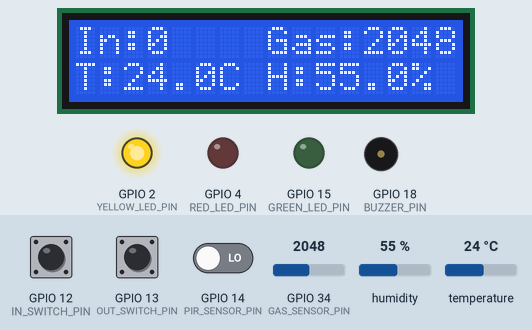
Bench run of a program on a simulated ESP32. Parts: 16×2 character LCD, output pins drawn as LEDs (lit = HIGH), buzzer (waves = sounding). Dashed ring = blinking. The inputs (shaded band) are chosen by the test bench; at power-on: GPIO 34 (GAS_SENSOR_PIN) = 2048, GPIO 12 (IN_SWITCH_PIN) LOW, GPIO 14 (PIR_SENSOR_PIN) LOW, humidity 55 %, GPIO 13 (OUT_SWITCH_PIN) LOW, temperature 24 °C. WiFi joins after 1.5 s; servers stay silent unless stated; web services answer with replies made up by the test bench; what the program prints to the serial monitor is not drawn.

Above: at 4.0 s.
4.1 s: GPIO 34 (GAS_SENSOR_PIN) set to 3469
At 5.0 s:
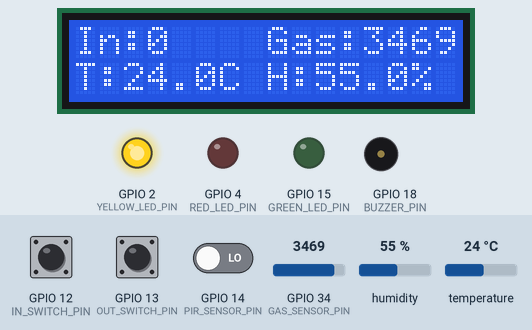
10.0 s: GPIO 34 (GAS_SENSOR_PIN) set to 3565
At 11.38 s:
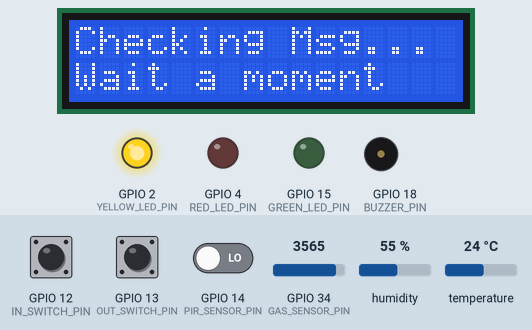
14.4 s: GPIO 12 (IN_SWITCH_PIN) pulled HIGH for 1 s
At 16.0 s:
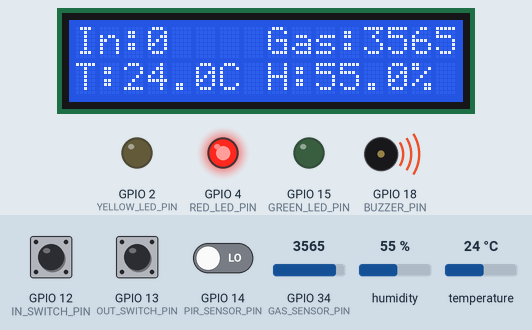
18.1 s: GPIO 12 (IN_SWITCH_PIN) pulled HIGH for 3.2 s
At 21.8 s:
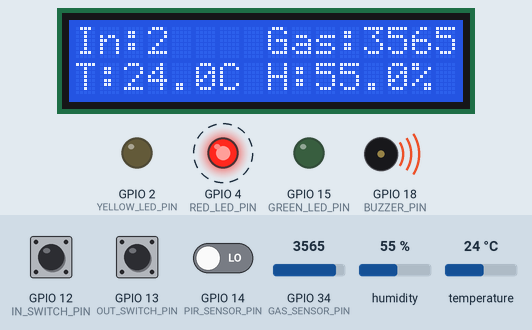
23.5 s: GPIO 14 (PIR_SENSOR_PIN) driven HIGH
At 23.89 s:
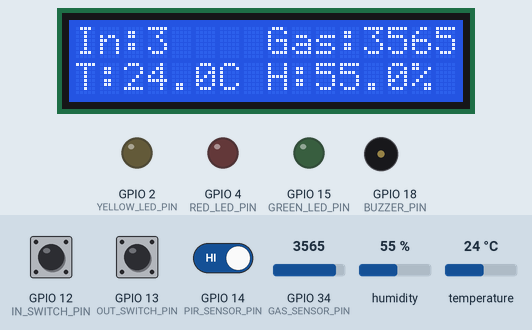
25.0 s: humidity set to 22 %
At 27.3 s:
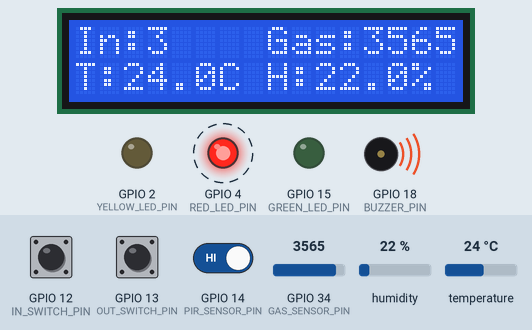
Timing chart, 0 to 28.7 s (numbered marks = the images above; inputs shaded):
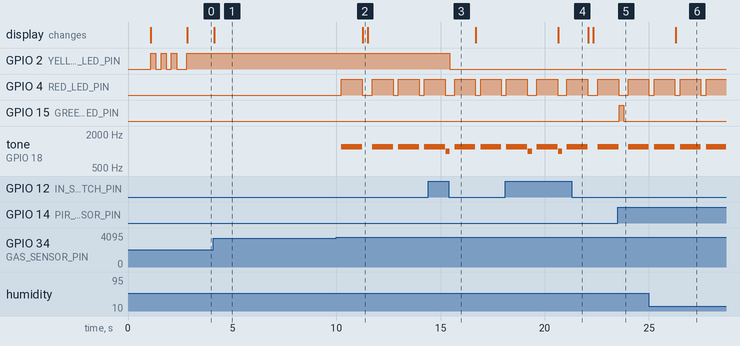

The program:

main.cpp
```cpp
#include <Arduino.h>
#include <WiFi.h>
#include <WiFiClient.h>
#include <DHT.h>
#include <LiquidCrystal_I2C.h>
#include <HTTPClient.h>
#include <ArduinoJson.h>
#include <UrlEncode.h>

#define IN_SWITCH_PIN 12
#define OUT_SWITCH_PIN 13

#define GAS_SENSOR_PIN 34
#define PIR_SENSOR_PIN 14

#define RED_LED_PIN 4
#define YELLOW_LED_PIN 2
#define GREEN_LED_PIN 15

#define BUZZER_PIN 18
#define DHT22_PIN 5

#define RX_PIN 16
#define TX_PIN 17

#define ADC_RESOLUTION 4095

String botToken = "8216612749:AAE_0eLRSXB5_kN-YEXyfhh2lmXBIkBTg74";
String chatID = "7969041356";

const char* googleScriptURL = "https://script.google.com/macros/s/AKfycbzb6h6ei0SyeSQP1Sag8hLeZc_iStKUBuwNqvCAc-dPuyUUveXW3So-PdeZQO5apO4h/exec";

DHT dht(DHT22_PIN, DHT22);

LiquidCrystal_I2C lcd(0x27, 16, 2);

void connectWiFi();
void checkWifi();
void sendMessage(String message);
void sendDataToGoogleSheets();
void checkTelegramMessages();


const char* ssid = "กระจายบุญ";
const char* password = "25222524";

int numberOfPeople = 0;
int gasValue = 0;
bool pirState = false;

bool SurveillanceMode = false;
bool nightMode = false;

float temperature = 0.0;
float humidity = 0.0;

unsigned long lastTriggerTime = 0;
unsigned long cooldown = 10000;

unsigned long previousMillis = 0;
const unsigned long interval = 60000;

unsigned long lastBotTime = 0;
const unsigned long botInterval = 10000;
long lastUpdateId = 0;

void setup() {
  Serial.begin(9600);
  Serial2.begin(9600);
  Serial2.setPins(RX_PIN, TX_PIN);
  delay(1000);

  dht.begin();

  lcd.init();
  lcd.backlight();
  lcd.setCursor(0, 0);
  lcd.print("Home Assistant");

  pinMode(IN_SWITCH_PIN, INPUT);
  pinMode(OUT_SWITCH_PIN, INPUT);
  pinMode(GAS_SENSOR_PIN, INPUT);
  pinMode(PIR_SENSOR_PIN, INPUT);

  pinMode(RED_LED_PIN, OUTPUT);
  pinMode(YELLOW_LED_PIN, OUTPUT);
  pinMode(GREEN_LED_PIN, OUTPUT);
  pinMode(BUZZER_PIN, OUTPUT);

  connectWiFi();
  sendMessage("Smart Home Monitor is Ready");
  lcd.clear();
  lcd.setCursor(0, 0);
}

void loop() {
  if (digitalRead(IN_SWITCH_PIN) == HIGH) {
    numberOfPeople++;
    tone(BUZZER_PIN, 1000);
    delay(200);
  }
  if (digitalRead(OUT_SWITCH_PIN) == HIGH) {
    numberOfPeople--;
    if (numberOfPeople < 0) {
      numberOfPeople = 0;
    }
    tone(BUZZER_PIN, 800);
    delay(200);
  }

  if (numberOfPeople == 0) {
    SurveillanceMode = true;
  } else {
    SurveillanceMode = false;
  }

  pirState = digitalRead(PIR_SENSOR_PIN);
  gasValue = analogRead(GAS_SENSOR_PIN);
  temperature = dht.readTemperature();
  humidity = dht.readHumidity();

  if (pirState) {
    unsigned long now = millis();
    if (now - lastTriggerTime > cooldown) {
      lastTriggerTime = now;

      if (nightMode || SurveillanceMode) {
        digitalWrite(RED_LED_PIN, HIGH);
        digitalWrite(GREEN_LED_PIN, LOW);
        tone(BUZZER_PIN, 500);
        delay(200);
        noTone(BUZZER_PIN);

        digitalWrite(RED_LED_PIN, LOW);
        Serial2.println("TAKE_PHOTO_AND_SEND");
      } else {
        digitalWrite(RED_LED_PIN, LOW);
        digitalWrite(GREEN_LED_PIN, HIGH);
        delay(200);
        digitalWrite(GREEN_LED_PIN, LOW);

        Serial2.println("TAKE_PHOTO");
      }
    }
  }
  else {
    digitalWrite(RED_LED_PIN, LOW);
    tone(BUZZER_PIN, 0);
  }
  if (nightMode || SurveillanceMode) {
    digitalWrite(YELLOW_LED_PIN, HIGH);
  } else {
    digitalWrite(YELLOW_LED_PIN, LOW);
  }

  if (gasValue > 3500) {
    sendMessage("Gas leak detected! Value: " + String(gasValue));
    tone(BUZZER_PIN, 1200);
    digitalWrite(RED_LED_PIN, HIGH);
    digitalWrite(GREEN_LED_PIN, LOW);
    delay(1000);
    tone(BUZZER_PIN, 0);
    digitalWrite(RED_LED_PIN, LOW);
  }

  checkWifi();
  if (millis() - lastBotTime > botInterval) {
    checkTelegramMessages();
    lastBotTime = millis();
  }
  lcd.setCursor(0, 0);
  lcd.printf("In:%d ", numberOfPeople);
  lcd.setCursor(8, 0);
  lcd.printf("Gas:%4d", gasValue);
  lcd.setCursor(0, 1);
  lcd.printf("T:%2.1fC H:%2.1f%%", temperature, humidity);

}


void sendMessage(String message) {
  if(WiFi.status() == WL_CONNECTED) {
    HTTPClient http;
    String encodedMessage = urlEncode(message);
    String url = "https://api.telegram.org/bot" + botToken +
                 "/sendMessage?chat_id=" + chatID +
                 "&text=" + encodedMessage;
    http.begin(url);
    int httpResponseCode = http.GET();

    if(httpResponseCode > 0) {
      Serial.println("ส่งข้อความสำเร็จ: " + String(httpResponseCode));
      Serial.println(http.getString());
    } else {
      Serial.println("ไม่สามารถส่งข้อความได้, รหัสข้อผิดพลาด: " + String(httpResponseCode));
    }
    http.end();
  } else {
    Serial.println("ไม่ได้เชื่อมต่อ Wi-Fi");
  }
}

void checkWifi(){
  if (WiFi.status() != WL_CONNECTED) {
    WiFi.begin(ssid, password);

  }
  else if (WiFi.status() == WL_CONNECTED){

  }
}

void connectWiFi() {;
  WiFi.mode(WIFI_STA);
  WiFi.begin(ssid, password);
  int attempts = 0;

  while (WiFi.status() != WL_CONNECTED && attempts < 20) {
    WiFi.begin(ssid, password);
    digitalWrite(YELLOW_LED_PIN, HIGH);
    delay(250);
    digitalWrite(YELLOW_LED_PIN, LOW);
    delay(250);
    Serial.print(".");
    attempts++;

  }

  if (WiFi.status() == WL_CONNECTED) {
    Serial.println("\nWi-Fi connected!");
  } else {
    Serial.println("\nFailed to connect.");
    delay(1000);
  }
}


void checkTelegramMessages() {
  lcd.clear();
  lcd.setCursor(0, 0);
  lcd.print("Checking Msg...");
  lcd.setCursor(0, 1);
  lcd.print("Wait a moment");
  if (WiFi.status() == WL_CONNECTED) {
    HTTPClient http;
    String url = "https://api.telegram.org/bot" + botToken + "/getUpdates?offset=" + String(lastUpdateId + 1);
    http.begin(url);
    int httpResponseCode = http.GET();

    if (httpResponseCode > 0) {
      String response = http.getString();
      Serial.println("Response: " + response);

      StaticJsonDocument<2048> doc;
      DeserializationError error = deserializeJson(doc, response);

      if (!error) {
        JsonArray result = doc["result"].as<JsonArray>();
        for (JsonObject msg : result) {
          lastUpdateId = msg["update_id"].as<long>();

          String text = msg["message"]["text"].as<String>();
          String chat_id = msg["message"]["chat"]["id"].as<String>();
          lcd.clear();
          lcd.setCursor(0, 0);
          lcd.print(text);
          lcd.setCursor(0, 1);
          lcd.print("Sending...");
          if (text == "/status") {
            String reply = "People: " + String(numberOfPeople) +
                           "\nGas: " + String(gasValue) +
                           "\nTemp: " + String(temperature) + "C" +
                           "\nHumidity: " + String(humidity) + "%";
            sendMessage(reply);
          }
          else if (text == "/nightmode") {
            nightMode = !nightMode;
            sendMessage("Night mode toggled: " + String(nightMode ? "ON" : "OFF"));
          }
        }
      }
    }
    http.end();
  }
  lcd.clear();
  lcd.setCursor(0, 0);
  lcd.print("Success");
  lcd.clear();
  lcd.setCursor(0, 0);
}
```

Measured:
- the behaviour switches between 3500 and 3501 on GPIO 34 (GAS_SENSOR_PIN) (found by bisection; images 1 and 2)
- after the input at 4.1 s, the display: changes at once (image 1)
- after the input at 10.0 s, GPIO 4 (RED_LED_PIN): goes HIGH 1.0 s, LOW 0.49 s, HIGH 1.0 s, LOW 0.25 s, HIGH 1.0 s, LOW 0.25 s, then HIGH, starting after 0.23 s; tone on GPIO 18 (BUZZER_PIN): goes 1200 Hz 1.0 s, silent 0.49 s, 1200 Hz 1.0 s, silent 0.25 s, 1200 Hz 1.0 s, silent 0.25 s, then 1200 Hz, starting after 0.23 s
- after the input at 14.4 s, GPIO 2 (YELLOW_LED_PIN): HIGH → LOW after 1.1 s
- after the input at 18.1 s, the display: changes after 2.5 s (image 4)
- after the input at 23.5 s, GPIO 15 (GREEN_LED_PIN): LOW → HIGH after 0.08 s, → LOW 0.20 s later
- after the input at 25.0 s, the display: changes after 1.3 s (image 6)
